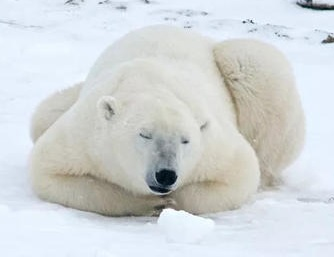
#> input picture Input/Bear3.jpg, 334 x 257 px
$ python main.py   (older library calls are emulated)
#> lines starting #> are read from the running program, lines starting #| are printed output that depends on the picture; after the words box and inside, x2 and y2 are one past the last pixel; in counts of white or black regions, pixels touching at a corner belong together
#> further down, img_s is the input picture: shape (257, 334, 3); mean B, G, R 216.5, 214.7, 210.1
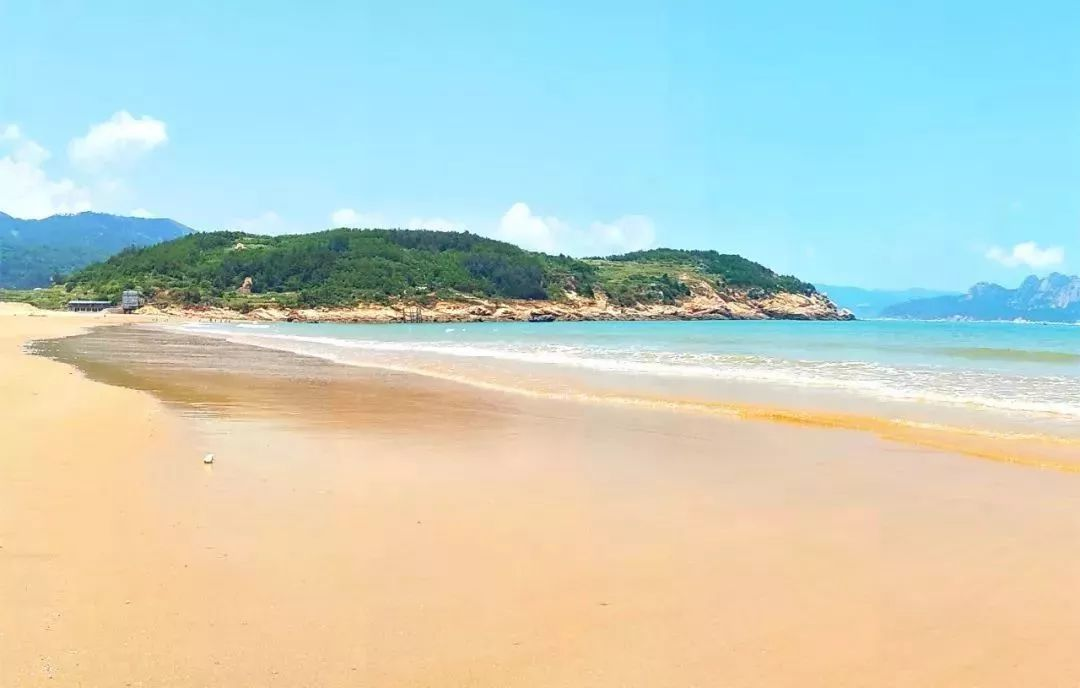
#> input picture Input/beach.png, 1080 x 688 px
#> further down, img_t is the input picture: shape (688, 1080, 3); mean B, G, R 197, 209.2, 195.2
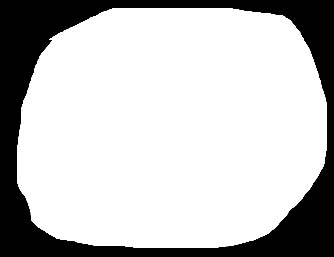
#> input picture Input/Bear3_mask.jpg, 334 x 257 px
#> further down, mask_obj is the input picture: shape (257, 334, 3); min 0, max 255, mean 192.7
import cv2
import numpy as np
from scipy import signal
from PIL import Image
from scipy import sparse
from scipy.sparse.linalg import spsolve

import time
debug=0
dst=10
def maskBinary(mask):
    mask2=mask.copy()
    mask2[mask2<200]=0
    mask2[mask2!=0]=1
#> mask2: shape (257, 334, 3); values 0 (black) and 1 (white), 75.5% white; 1 black region, box (x1, y1, x2, y2) and area: (0, 0, 334, 257) 21060
#|  mask shape: (257, 334, 3)
#| img_s shape: (257, 334, 3)
    mask2=mask2.astype(np.bool)
    return mask2

# [6 lines left out: function showImg, not called in this run]
def FilterLaplace(img,valid='same'):
    Laplace=np.array([[0,1,0],
                      [1,-4,1],
                      [0,1,0]])
    # [5 lines of commented-out code are left out]
    print('img shape:',img.shape)
    #print('backImg shape:',back_img.shape)

    h,w,ch=img.shape
    #back_img[1:h-1,1:w-1,:]=img[1:h-1,1:w-1,:]
    imgB = img[:, :,0]
    imgG = img[:, :, 1]
    imgR = img[:, :, 2]
    print('imgR shape:',imgB.shape)


    LaplaceImagB = signal.convolve2d(imgB, Laplace, valid)
    LaplaceImagG = signal.convolve2d(imgG, Laplace, valid)
    LaplaceImagR = signal.convolve2d(imgR, Laplace, valid)
    print('Laplace shape:',LaplaceImagB.shape)


    print('return laplace shape B:',LaplaceImagB.shape)
    return LaplaceImagB,LaplaceImagG,LaplaceImagR


# [30 lines left out: function GenerateA, not called in this run]
def SolveF(convoledG,h,w):
    A_sparse = sparse.load_npz('I.npz')
    #A_sparse = sparse.load_npz('./Sparse/Bear3.npz')
    A = A_sparse
    print('A shape:',A.shape,)
    g=convoledG.flatten().astype(np.int16)

    print('A shape:',A.shape,'g shape:',g.shape,'A dytpe',A.dtype,'g dtpe',g.dtype)
    #X=np.linalg.solve(A,g).astype(np.uint)
    X=spsolve(A,g)
    F=np.reshape(X,[h,w])
    return F
def SourceImg(img,back_img,mask,pos):

#> called with pos = (50, 430)
    h,w,ch=img.shape
#> h = 257; w = 334; ch = 3

    px,py=pos
    back_img = back_img[py:py + h, px:px + w, :]
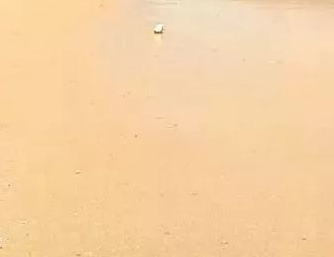
#> back_img: shape (257, 334, 3); mean of channels 0, 1, 2 163.8, 209.6, 246.4; drawn as B, G, R
    maskSingle=mask[:,:,0]

    print('maskSingle shape:',maskSingle.shape)
#| maskSingle shape: (257, 334)
    #showImg(back_img )
    Bb,Gb,Rb=FilterLaplace(back_img)
#| img shape: (257, 334, 3)
#| imgR shape: (257, 334)
#> in FilterLaplace, `LaplaceImagB = signal.convolve2d(imgB, Laplace, valid)`:
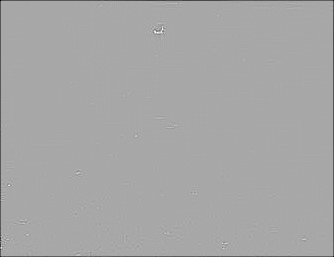
#> LaplaceImagB: shape (257, 334) int64; min -338, max 176, mean -2.2; drawn with min black and max white
#| Laplace shape: (257, 334)
#| return laplace shape B: (257, 334)
    B, G, R = FilterLaplace(img)
#> call 2 of FilterLaplace, with valid = 'same'
#| img shape: (257, 334, 3)
#> in FilterLaplace (call 2), `imgR = img[:, :, 2]`:
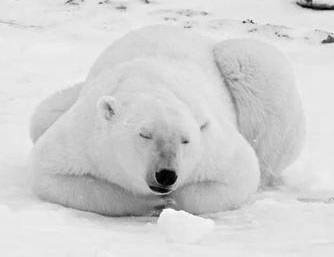
#> imgR: shape (257, 334); min 0, max 255, mean 210.1
#| imgR shape: (257, 334)
#| Laplace shape: (257, 334)
#| return laplace shape B: (257, 334)

    B = B * ( maskSingle)
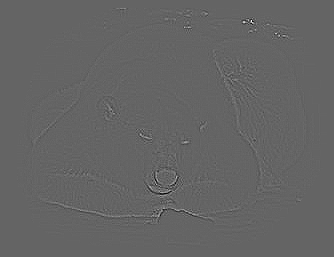
#> B: shape (257, 334) int64; min -190, max 290, mean 0; drawn with min black and max white
    G = G * ( maskSingle)
    R = R * ( maskSingle)

    print('Bb shape:', Bb.shape)
#| Bb shape: (257, 334)
    Bb = Bb * (~ maskSingle)
    Gb = Gb * (~ maskSingle)
    Rb = Rb * (~ maskSingle)

    # [7 lines of commented-out code are left out]

    IMAGE2 = np.zeros((h) * (w) * 3)
    IMAGE2 = np.reshape(IMAGE2, [h, w, 3])
    IMAGE2[:, :, 0] = Bb
    IMAGE2[:, :, 1] = Gb
    IMAGE2[:, :, 2] = Rb
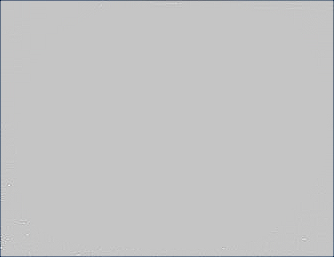
#> IMAGE2: shape (257, 334, 3) float64; mean of channels 0, 1, 2 -2.2, -2.9, -3.4; drawn with min black and max white
    #showImg(IMAGE2)

    h, w, ch = img.shape

    FB=  SolveF(Bb+B, h, w)
    FG = SolveF(Gb+G, h, w)
    FR = SolveF(Rb+R, h, w)

    IMAGE = np.zeros((h)*(w)*3)

    IMAGE = np.reshape(IMAGE, [h,w,3])
    IMAGE[:, :, 0] = FB
    IMAGE[:, :, 1] = FG
    IMAGE[:, :, 2] = FR
    #showImg(IMAGE)
    cv2.imwrite('readycover.jpg',IMAGE)
    print('=========================Equation has Solved======================')
    return IMAGE
# [264 lines left out: functions Fusion, FindBoundary, BuiltBandGraphicMask, TagPixelBFS, BuildGraphic, Dijstra and 7 more, not called in this run]
if __name__=='__main__':

    # #============OpenCV Poisson Merge==================
    #
    # #mask= 255*np.ones(img_s.shape,img_s.dtype)
    # begin_time=time.time()
    # img_s=cv2.imread('./Input/Bear3.jpg')
    # img_t=cv2.imread('./Input/beach.png')
    # mask=cv2.imread('./Input/Bear3_mask.jpg')
    #
    # w,h,ch=img_t.shape
    # pos=(h//2-300,w//2+200)
    # mix_clone=cv2.seamlessClone(img_s,img_t,mask,pos,cv2.MIXED_CLONE)
    # normal_clone = cv2.seamlessClone(img_s, img_t, mask, pos, cv2.NORMAL_CLONE)
    #
    #
    # cv2.imwrite('./Output/MergeByCV2_Mixed2.jpg',mix_clone)
    # cv2.imwrite('./Output/MergeByCV2_Normal2.jpg', mix_clone)
    # print('============OpenCV Time Cost:', time.time() - begin_time, '====================')
    # showImg(mix_clone)
    #
    #
    # #============Poisson Merge==================
    PoissonTime=time.time()
    # img_s=cv2.imread('I.jpg')
    # img_t=cv2.imread('bg.jpg')
    # #mask_obj=cv2.imread('I_obj_mask.jpg')
    # mask_obj = cv2.imread('I_manual_mask2.jpg')


    img_s=cv2.imread('./Input/Bear3.jpg')
    img_t=cv2.imread('./Input/beach.png')
    mask_obj=cv2.imread('./Input/Bear3_mask.jpg')


    mask=maskBinary(mask_obj)
    print(' mask shape:' , mask.shape)
    print('img_s shape:', img_s.shape)

    # h,w,_=img_s.shape
    # GenerateA(h,w)# Generate the coefficient matrix

    x=50
    y=430
    pos=(x,y)

#> (the run stopped early here; a loop or call above may not have finished)
